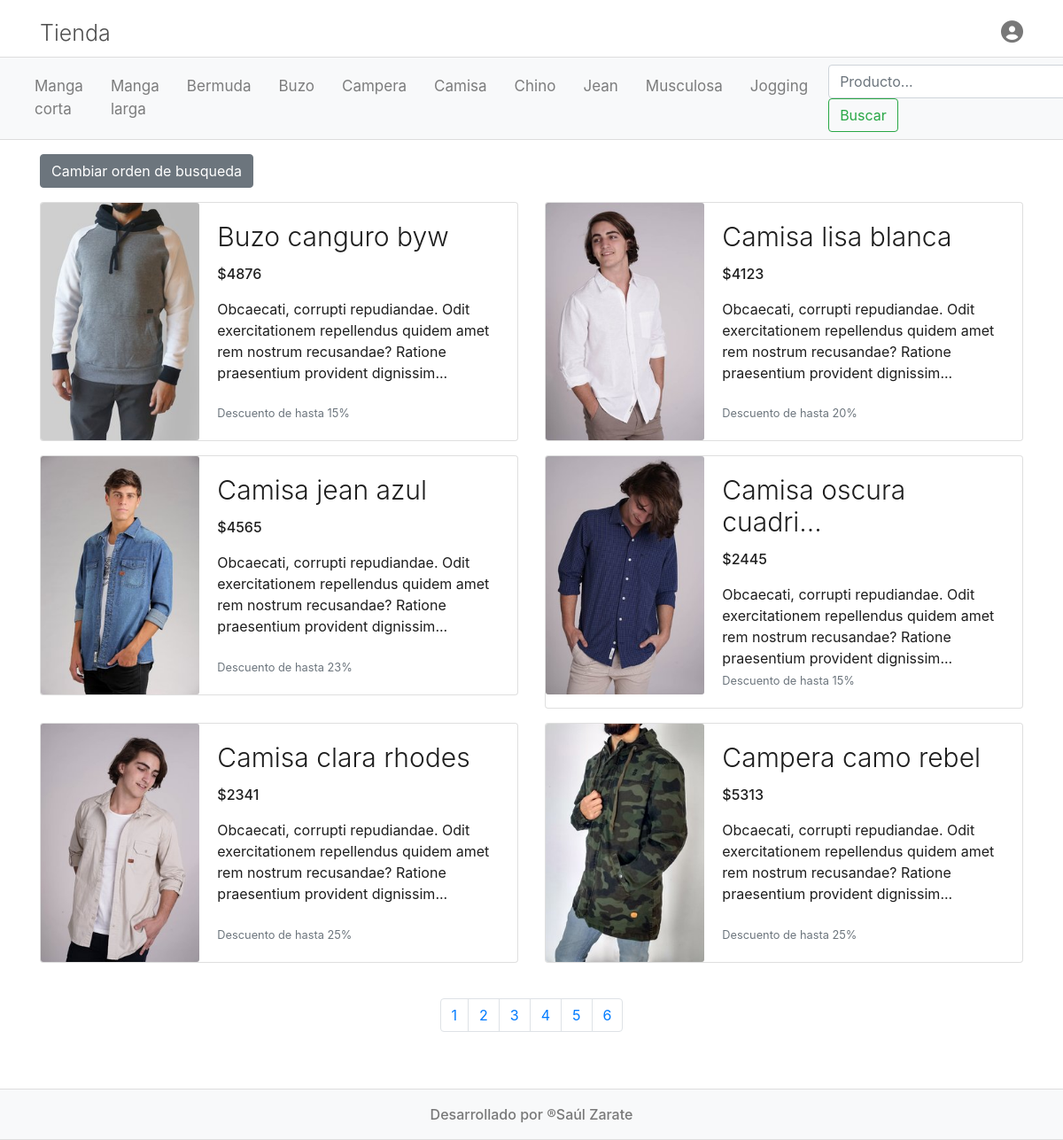
The app's page /index.php?controller=producto&action=index&pagina=2 with its own data.
### tables this page shows
CREATE TABLE `categoria` (
  `id` tinyint(3) UNSIGNED NOT NULL,
  `nombre` varchar(50) NOT NULL
);

CREATE TABLE `producto` (
  `id` tinyint(3) UNSIGNED NOT NULL,
  `nombre` varchar(100) NOT NULL,
  `precio` float NOT NULL,
  `descripcion` text NOT NULL,
  `imagen` varchar(200) NOT NULL,
  `categoria_id` tinyint(3) UNSIGNED NOT NULL
);

### helpers/Utils.php (called while the page is built, shortened)
<?php
class Utils {
  public static function showCategorias(){
    require_once __DIR__ . "/../models/Categoria.php";
    $categorias = new Categoria();
    return $categorias->getAll();
  }
  public static function isAdmin(){
    return isset($_SESSION["identity"]) && $_SESSION["identity"]->rol == "admin";
  }
}

### config/db.php (called while the page is built)
<?php
class DataBase {
    public static function conexion(){
        try{
            $baseDatos = "dvshop";
            $host = "127.0.0.1";
            $port = 3306;
            $user = "root";
            $password = "";
            return new PDO("mysql:dbname=$baseDatos;chartset=UTF-8;host=$host;port=$port",$user,$password);
        }catch( Exception $e ){
            echo "Erro en la conexion con la base de datos <br>";
            echo $e->getMessage();
            exit();
        }
    }
}

### models/Categoria.php (called while the page is built, shortened)
<?php
require_once __DIR__ . "/../config/db.php";
class Categoria {
    private $db;
    public function __construct(){
        $this->db = DataBase::conexion();
    }
    public function getAll(){
        $sql = "SELECT * FROM categoria";
        $query = $this->db->prepare($sql);
        $query->execute();
        return $query->fetchAll(PDO::FETCH_OBJ);
    }
}

### models/Producto.php (called while the page is built, shortened)
<?php
require_once __DIR__ . "/../config/db.php";
class Producto{
    private $db;
    public function __construct(){
        $this->db = DataBase::conexion();
    }
    public function count(){
        $query = $this->db->prepare("SELECT COUNT(id) as cantidad FROM producto");
        $query->execute();
        return $query->fetch(PDO::FETCH_OBJ);
    }
    public function getAll($cuantos = false, $pagina = false, $order = "ASC"){
        $sql = "SELECT p.*, c.nombre as 'categoria' FROM producto p ";
        $sql .= "INNER JOIN categoria c ON c.id = p.categoria_id ORDER BY id $order";
        if($cuantos && $pagina){
            $desde = ($pagina -1) * $cuantos;
            $sql = "SELECT p.*, c.nombre as 'categoria' FROM producto p ";
            $sql .= "INNER JOIN categoria c ON c.id = p.categoria_id ORDER BY id $order limit $cuantos offset $desde";
        }
        $query = $this->db->prepare($sql);
        $query->execute();
        return $query->fetchAll(PDO::FETCH_OBJ);
    }
}

### views/producto/destacados.php (the view, shortened to what this page needs)
<!DOCTYPE html>
<html lang="es">
<head>
    <?php require_once __DIR__ . "/../layout/links.php" ?>
</head>
<body>
    <?php require_once __DIR__ ."/../layout/header.php" ?>
    <?php require_once __DIR__ ."/../layout/nav.php" ?>
    <main class="container mb-5 mt-3">
        <?php if($title == 'Productos'):?>
            <div class="mb-3">
                <?php
                    if( isset($_GET["order"]) && $_GET["order"] == "ASC" || !isset($_GET["order"])){
                        $order = "DESC";
                    } elseif( isset($_GET["order"]) && $_GET["order"] == "DESC" ){
                        $order = "ASC";
                    }
                ?>
                <a href="<?=base_url?>index.php?controller=producto&action=index&order=<?=$order?>" class="btn btn-secondary">Cambiar orden de busqueda</a>
            </div>
        <?php endif; ?>
        <div class="row">
            <?php foreach($productos as $producto):?>
            <div class="col-sm-6 ">
                <div class="card mb-3" style="max-width: 540px;">
                    <div class="row no-gutters">
                        <div class="col-md-4">
                            <img src="<?=base_url.'uploads/images/'.$producto->imagen?>" class="card-img img-fluid" height="200" alt="...">
                        </div>
                        <div class="col-md-8">
                            <div class="card-body card-body-producto d-flex align-content-between flex-wrap">
                                <div>
                                    <a href="<?=base_url?>index.php?controller=producto&action=getOne&productoId=<?=$producto->id?>" class="enlaceAProducto">
                                        <h2 class="card-title display-4 title-productos">
                                            <?php if(strlen($producto->nombre)<22){
                                                echo ucfirst($producto->nombre);
                                            }else{
                                                echo substr(ucfirst($producto->nombre),0,20)."...";
                                            }?>
                                        </h2>
                                        <p class="card-text precio-productos">$<?=$producto->precio?></p>
                                        <p class="card-text"><?=substr(ucfirst($producto->descripcion), 0, 140)."..."?></p>
                                    </a>
                                </div>
                                <div>
                                    <p class="card-text"><small class="text-muted">Descuento de hasta <?=rand(10, 40)?>%</small></p>
                                </div>
                            </div>
                        </div>
                    </div>
                </div>
            </div>
            <?php endforeach;?>
            <?php if(isset($paginador)): ?>
                <div class="col-12 pt-4">
                    <?php echo $paginador->getPaginador() ?>
                </div>
            <?php endif; ?>
        </div>
    </main>
    <?php require_once __DIR__ . "/../layout/footer.php"?>
</body>
</html>

### views/layout/nav.php (shortened to what this page needs)
<nav class="navbar navbar-expand-lg navbar-light bg-light barraDeNavegacion">
    <div class="container-fluid">
      <div class="collapse navbar-collapse" id="navbarSupportedContent">
        <ul class="navbar-nav mr-auto">
          <?php
          if (!Utils::isAdmin()) :
            foreach (Utils::showCategorias() as $categoria) : ?>
              <li class="nav-item">
                <a class="nav-link a-navBar" href="<?= base_url . "index.php?controller=producto&action=getForCategoria&categoria=" . $categoria->id ?>">
                  <?= ucfirst($categoria->nombre) ?>
                </a>
              </li>
          <?php
            endforeach;
          endif; ?>
        </ul>
          <?php if (!Utils::isAdmin()): ?>
            <form class="form-inline my-2 my-lg-0" action="<?=base_url.'index.php?controller=producto&action=search'?>" method="POST">
              <input class="form-control" type="search" placeholder="Producto..." aria-label="Search" name="producto">
              <button class="btn btn-outline-success my-2 my-sm-0" type="submit" name="submitBuscador">Buscar</button>
            </form>
          <?php endif; ?>
      </div>
    </div>
  </nav>

### assets/css/style.css (style rules this page uses)
* { margin: 0; padding: 0; box-sizing: border-box; }
a { text-decoration: none!important; }
nav.barraDeNavegacion { position: sticky!important; top: 0; z-index: 99; border-top: 1px solid #ddd; border-bottom: 1px solid #ddd; }
.a-navBar { font-size: 17px; margin-right: 15px; }
.title-productos { font-size: 30px; }
.precio-productos { font-weight: 500; }
.enlaceAProducto { color: rgb(30,30,30); }
.card-body-producto { height: 100%; }

### records on screen
categoria: nombre "Manga corta"
categoria: nombre "Manga larga"
categoria: nombre "Bermuda"
categoria: nombre "Buzo"
categoria: nombre "Campera"
categoria: nombre "Camisa"
categoria: nombre "Chino"
categoria: nombre "Jean"
categoria: nombre "Musculosa"
categoria: nombre "Jogging"
producto: imagen (picture), nombre "Buzo canguro byw", precio "4876", descripcion "Obcaecati, corrupti repudiandae. Odit exercitationem repellendus quidem amet rem nostrum recusandae? Ratione praesentium provident dignissim"
producto: imagen (picture), nombre "Camisa lisa blanca", precio "4123", descripcion "Obcaecati, corrupti repudiandae. Odit exercitationem repellendus quidem amet rem nostrum recusandae? Ratione praesentium provident dignissim"
producto: imagen (picture), nombre "Camisa jean azul", precio "4565", descripcion "Obcaecati, corrupti repudiandae. Odit exercitationem repellendus quidem amet rem nostrum recusandae? Ratione praesentium provident dignissim"
producto: imagen (picture), nombre "Camisa oscura cuadri", precio "2445", descripcion "Obcaecati, corrupti repudiandae. Odit exercitationem repellendus quidem amet rem nostrum recusandae? Ratione praesentium provident dignissim"
producto: imagen (picture), nombre "Camisa clara rhodes", precio "2341", descripcion "Obcaecati, corrupti repudiandae. Odit exercitationem repellendus quidem amet rem nostrum recusandae? Ratione praesentium provident dignissim"
producto: imagen (picture), nombre "Campera camo rebel", precio "5313", descripcion "Obcaecati, corrupti repudiandae. Odit exercitationem repellendus quidem amet rem nostrum recusandae? Ratione praesentium provident dignissim"
